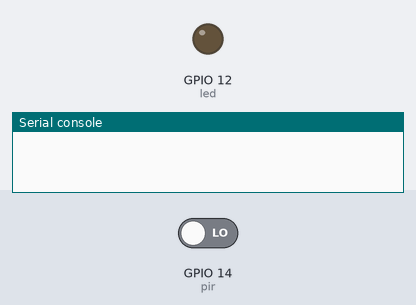
Recording of a program running on a simulated ESP8266 board running MicroPython. On the bench: output pins drawn as LEDs (lit = HIGH), the last lines printed to the serial console. The inputs (shaded band) are chosen by the test bench; at power-on: GPIO 14 (pir) LOW.

Above: at 1.2 s.
1.3 s: GPIO 14 (pir) driven HIGH
At 2.5 s:
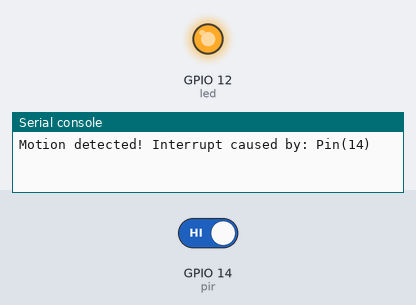
Timing chart, 0 to 22.8 s (numbered marks = the images above; inputs shaded):
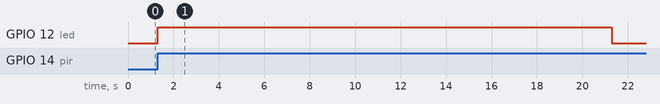

The program:

main.py
```python
from machine import Pin
from time import sleep

motion = False

def handle_interrupt(pin):
  global motion
  motion = True
  global interrupt_pin
  interrupt_pin = pin

led = Pin(12, Pin.OUT)
pir = Pin(14, Pin.IN)

pir.irq(trigger=Pin.IRQ_RISING, handler=handle_interrupt)

while True:
  if motion:
    print('Motion detected! Interrupt caused by:', interrupt_pin)
    led.value(1)
    sleep(20)
    led.value(0)
    print('Motion stopped!')
    motion = False
```

Measured:
- after the input at 1.3 s, GPIO 12 (led): LOW → HIGH at once, → LOW 20.0 s later
